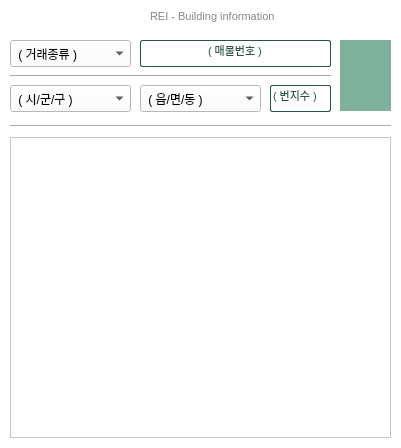
<?xml version="1.0" encoding="UTF-8"?>
<ui version="4.0">
 <class>Form</class>
 <widget class="QWidget" name="Form">
  <property name="geometry">
   <rect>
    <x>0</x>
    <y>0</y>
    <width>401</width>
    <height>448</height>
   </rect>
  </property>
  <property name="windowTitle">
   <string>Form</string>
  </property>
  <property name="styleSheet">
   <string notr="true">background-color: white;</string>
  </property>
  <widget class="QLabel" name="lb_titlebar">
   <property name="geometry">
    <rect>
     <x>0</x>
     <y>0</y>
     <width>401</width>
     <height>30</height>
    </rect>
   </property>
   <property name="styleSheet">
    <string notr="true">background-color: white;
font: 11px;
color: rgb(0, 0, 0, 120);</string>
   </property>
   <property name="text">
    <string/>
   </property>
  </widget>
  <widget class="QPushButton" name="bt_exit">
   <property name="geometry">
    <rect>
     <x>370</x>
     <y>5</y>
     <width>21</width>
     <height>21</height>
    </rect>
   </property>
   <property name="styleSheet">
    <string notr="true">QPushButton {
	border: 0px solid;
	background-color: rgb(255, 255, 255);
}

QPushButton::hover {
	background-color: rgb(239, 111, 108, 170);
	border-style: inset;
}

QPushButton:pressed {
	background-color: rgb(239, 111, 108);
	border-style: inset;
}
</string>
   </property>
   <property name="text">
    <string/>
   </property>
  </widget>
  <widget class="QPushButton" name="bt_minimize">
   <property name="geometry">
    <rect>
     <x>350</x>
     <y>5</y>
     <width>21</width>
     <height>21</height>
    </rect>
   </property>
   <property name="styleSheet">
    <string notr="true">QPushButton {
	border: 0px solid;
	background-color: rgb(255, 255, 255);
}

QPushButton::hover {
	background-color: rgb(34, 170, 161, 170);
	border-style: inset;
}

QPushButton:pressed {
	background-color: rgb(34, 170, 161);
	border-style: inset;
}
</string>
   </property>
   <property name="text">
    <string/>
   </property>
  </widget>
  <widget class="QLabel" name="lb_title">
   <property name="geometry">
    <rect>
     <x>150</x>
     <y>8</y>
     <width>145</width>
     <height>16</height>
    </rect>
   </property>
   <property name="styleSheet">
    <string notr="true">background-color: white;
font: 11px;
color: rgb(0, 0, 0, 120);</string>
   </property>
   <property name="text">
    <string>REI - Building information</string>
   </property>
  </widget>
  <widget class="QListView" name="listView">
   <property name="geometry">
    <rect>
     <x>10</x>
     <y>137</y>
     <width>381</width>
     <height>301</height>
    </rect>
   </property>
   <property name="styleSheet">
    <string notr="true"/>
   </property>
  </widget>
  <widget class="QComboBox" name="comboBox">
   <property name="geometry">
    <rect>
     <x>10</x>
     <y>40</y>
     <width>121</width>
     <height>27</height>
    </rect>
   </property>
   <property name="styleSheet">
    <string notr="true">QComboBox {
    border: 1px solid rgb(36, 86, 65);
    padding: 1px 18px 1px 3px;
    min-width: 6em;
    background: rgb(255, 255, 255);
    font: 11px;
    color: rgb(44, 62, 80);
}

QComboBox:focus {
    color: rgb(127, 140, 141);
}

QComboBox:on { 
    padding-top: 3px;
    padding-left: 4px;
}

QComboBox QAbstractItemView::item { 
	min-height: 30px; 
}

QComboBox::drop-down {
    subcontrol-origin: padding;
    subcontrol-position: top right;
    width: 25px;

    border-left-width: 1px;
    border-left-color: rgb(36, 86, 65);
    border-left-style: solid;
    border-top-right-radius: 3px;
    border-bottom-right-radius: 3px;
}

QComboBox::down-arrow {
    image: url(./data/img/down_arrow.png);
    width: 25px;
    height: 25px;
}

QComboBox::down-arrow:hover {
    image: url(./data/img/down_arrow.png);
}

QComboBox::down-arrow:on {
    top: 1px;
    left: 1px;
}
QComboBox::setView {
    color: rgb(44, 62, 80);
    background-color: lightblue
}
comboBox-&gt;setView(view);
QListView::item:selected {
    color: rgb(44, 62, 80);
    background-color: lightblue
}
</string>
   </property>
   <item>
    <property name="text">
     <string> ( 거래종류 )</string>
    </property>
   </item>
  </widget>
  <widget class="QLineEdit" name="lineEdit">
   <property name="geometry">
    <rect>
     <x>140</x>
     <y>40</y>
     <width>191</width>
     <height>27</height>
    </rect>
   </property>
   <property name="styleSheet">
    <string notr="true">QLineEdit {
	font: 11px;
	color: rgb(36, 86, 65);
	border: 1px solid rgb(36, 86, 65);
	background-color: white;
	border-radius: 2px;
}</string>
   </property>
   <property name="text">
    <string>( 매물번호 )</string>
   </property>
   <property name="alignment">
    <set>Qt::AlignCenter</set>
   </property>
  </widget>
  <widget class="QComboBox" name="comboBox_2">
   <property name="geometry">
    <rect>
     <x>10</x>
     <y>85</y>
     <width>121</width>
     <height>27</height>
    </rect>
   </property>
   <property name="styleSheet">
    <string notr="true">QComboBox {
    border: 1px solid rgb(36, 86, 65);
    padding: 1px 18px 1px 3px;
    min-width: 6em;
    background: rgb(255, 255, 255);
    font: 11px;
    color: rgb(44, 62, 80);
}

QComboBox:focus {
    color: rgb(127, 140, 141);
}

QComboBox:on { 
    padding-top: 3px;
    padding-left: 4px;
}

QComboBox QAbstractItemView::item { 
	min-height: 30px; 
}

QComboBox::drop-down {
    subcontrol-origin: padding;
    subcontrol-position: top right;
    width: 25px;

    border-left-width: 1px;
    border-left-color: rgb(36, 86, 65);
    border-left-style: solid;
    border-top-right-radius: 3px;
    border-bottom-right-radius: 3px;
}

QComboBox::down-arrow {
    image: url(./data/img/down_arrow.png);
    width: 25px;
    height: 25px;
}

QComboBox::down-arrow:hover {
    image: url(./data/img/down_arrow.png);
}

QComboBox::down-arrow:on {
    top: 1px;
    left: 1px;
}
QComboBox::setView {
    color: rgb(44, 62, 80);
    background-color: lightblue
}
comboBox-&gt;setView(view);
QListView::item:selected {
    color: rgb(44, 62, 80);
    background-color: lightblue
}
</string>
   </property>
   <item>
    <property name="text">
     <string> ( 시/군/구 )</string>
    </property>
   </item>
  </widget>
  <widget class="QComboBox" name="comboBox_3">
   <property name="geometry">
    <rect>
     <x>140</x>
     <y>85</y>
     <width>121</width>
     <height>27</height>
    </rect>
   </property>
   <property name="styleSheet">
    <string notr="true">QComboBox {
    border: 1px solid rgb(36, 86, 65);
    padding: 1px 18px 1px 3px;
    min-width: 6em;
    background: rgb(255, 255, 255);
    font: 11px;
    color: rgb(44, 62, 80);
}

QComboBox:focus {
    color: rgb(127, 140, 141);
}

QComboBox:on { 
    padding-top: 3px;
    padding-left: 4px;
}

QComboBox QAbstractItemView::item { 
	min-height: 30px; 
}

QComboBox::drop-down {
    subcontrol-origin: padding;
    subcontrol-position: top right;
    width: 25px;

    border-left-width: 1px;
    border-left-color: rgb(36, 86, 65);
    border-left-style: solid;
    border-top-right-radius: 3px;
    border-bottom-right-radius: 3px;
}

QComboBox::down-arrow {
    image: url(./data/img/down_arrow.png);
    width: 25px;
    height: 25px;
}

QComboBox::down-arrow:hover {
    image: url(./data/img/down_arrow.png);
}

QComboBox::down-arrow:on {
    top: 1px;
    left: 1px;
}
QComboBox::setView {
    color: rgb(44, 62, 80);
    background-color: lightblue
}
comboBox-&gt;setView(view);
QListView::item:selected {
    color: rgb(44, 62, 80);
    background-color: lightblue
}
</string>
   </property>
   <item>
    <property name="text">
     <string> ( 읍/면/동 )</string>
    </property>
   </item>
  </widget>
  <widget class="QLineEdit" name="lineEdit_2">
   <property name="geometry">
    <rect>
     <x>270</x>
     <y>85</y>
     <width>61</width>
     <height>27</height>
    </rect>
   </property>
   <property name="styleSheet">
    <string notr="true">QLineEdit {
	font: 11px;
	color: rgb(36, 86, 65);
	border: 1px solid rgb(36, 86, 65);
	background-color: white;
	border-radius: 2px;
}</string>
   </property>
   <property name="text">
    <string>( 번지수 )</string>
   </property>
  </widget>
  <widget class="QPushButton" name="pushButton">
   <property name="geometry">
    <rect>
     <x>340</x>
     <y>40</y>
     <width>51</width>
     <height>71</height>
    </rect>
   </property>
   <property name="styleSheet">
    <string notr="true">QPushButton {
	font: 11px;
	color: rgb(255, 255, 255, 0);
	border: 0px solid;
	background-color: rgb(126, 176, 155);
}

QPushButton::hover {
	color: white;
	border: 3px solid rgb(255, 255, 255, 120);
	border-style: inset;
}

QPushButton:pressed {
	border: 3px solid rgb(0, 0, 0, 30);
	background-color: rgb(106, 156, 135);
	border-style: inset;
}
</string>
   </property>
   <property name="text">
    <string/>
   </property>
  </widget>
  <widget class="Line" name="line">
   <property name="geometry">
    <rect>
     <x>10</x>
     <y>70</y>
     <width>321</width>
     <height>12</height>
    </rect>
   </property>
   <property name="orientation">
    <enum>Qt::Horizontal</enum>
   </property>
  </widget>
  <widget class="Line" name="line_2">
   <property name="geometry">
    <rect>
     <x>10</x>
     <y>120</y>
     <width>381</width>
     <height>12</height>
    </rect>
   </property>
   <property name="orientation">
    <enum>Qt::Horizontal</enum>
   </property>
  </widget>
 </widget>
 <resources/>
 <connections/>
</ui>
